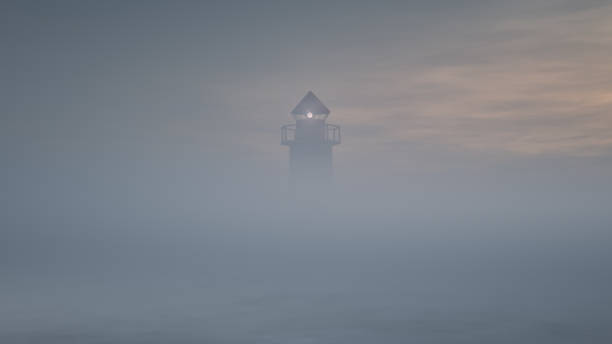
#> input picture 02-Contrast-Brightness/Data/lowcontrast2.jpg, 612 x 344 px, found by its file name
$ jupyter execute '02-Contrast_Enhancing EqualizeHist_RGB_Gray_images.ipynb'
#> lines starting #> are read from the running program, lines starting #| are printed output that depends on the picture
[cell 1]
import cv2
import numpy as np
import matplotlib.pyplot as plt

[cell 2]
low_contrast_img = cv2.imread("D:\Computer-Vision\Image\data\image\lowcontrast2.jpg")
#> low_contrast_img is the input picture: shape (344, 612, 3); mean B, G, R 136.7, 127.9, 121.9

RGB image.

[cell 3]
low_contrast_img_RGB = cv2.cvtColor(low_contrast_img,cv2.COLOR_BGR2RGB)

Gray image.

[cell 4]
low_contrast_img_Gray = cv2.cvtColor(low_contrast_img,cv2.COLOR_RGB2GRAY)

[cell 5]
plt.imshow(low_contrast_img_RGB)
plt.show()

[cell 6]
plt.imshow(low_contrast_img_Gray,cmap='gray')
plt.show()

Contrast enhancing by Histogram stertch on Gray image.

[cell 7]
plt.hist(low_contrast_img_Gray.reshape(-1),bins=100)
plt.show()
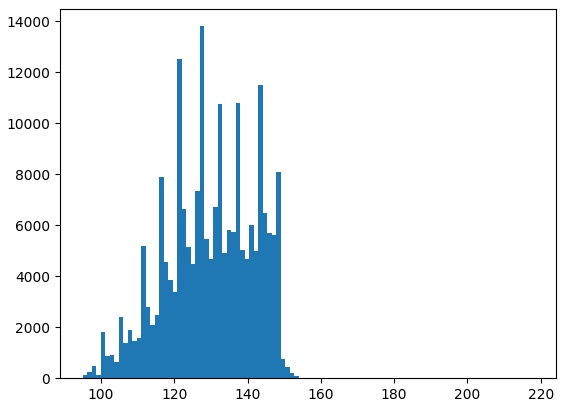
#> figure drawn by matplotlib, 1 panel; tallest bar 13800 high, from x = 127 to 128.2

[cell 8]
i_min = low_contrast_img_Gray.min()
#> i_min = 95
i_max = low_contrast_img_Gray.max()
#> i_max = 218

[cell 9]
i_min
#> Out = 95

[cell 10]
i_max
#> Out = 218

255 is a max that I picked.

[cell 11]
low_contrast_img_Gray_stretched = (low_contrast_img_Gray - i_min) / (i_max - i_min) * 255
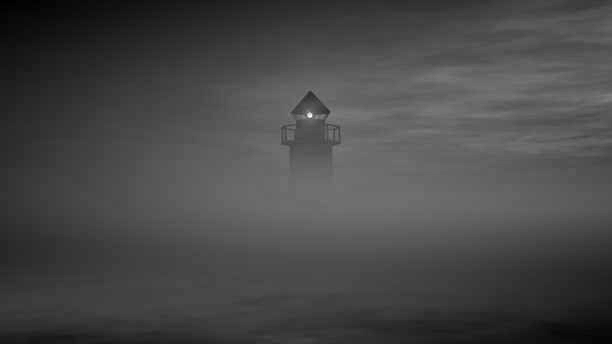
#> low_contrast_img_Gray_stretched: shape (344, 612) float64; min 0, max 255, mean 72.2

[cell 12]
low_contrast_img_Gray_stretched.dtype

Its can not be float. Its must be int. Then ...

[cell 13]
low_contrast_img_Gray_stretched = low_contrast_img_Gray_stretched.astype('uint8')

[cell 14]
low_contrast_img_Gray_stretched.dtype

[cell 15]
low_contrast_img_Gray.min()
#> Out = 95

[cell 16]
low_contrast_img_Gray.max()
#> Out = 218

[cell 17]
low_contrast_img_Gray_stretched.min()
#> Out = 0

[cell 18]
low_contrast_img_Gray_stretched.max()
#> Out = 255

Now we are going to show 2 images.

[cell 19]
plt.imshow(low_contrast_img_Gray,cmap='gray')
plt.show()

[cell 20]
plt.imshow(low_contrast_img_Gray_stretched,cmap='gray')
plt.show()

Not a acceptable work.

Applying the stertching on RGB channels.

[cell 21]
plt.hist(low_contrast_img_RGB.reshape(-1),bins=100)
plt.show()
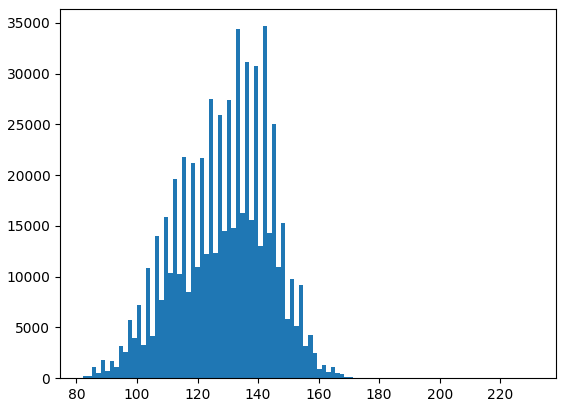
#> figure drawn by matplotlib, 1 panel; tallest bar 34675 high, from x = 141.6 to 143.1

[cell 22]
channel = cv2.split(low_contrast_img_RGB)
stretched_channels = []
for ch in channel:
    i_min = ch.min()
    i_max = ch.max()
    ch_stretched = ((ch - i_min) / (i_max - i_min) * 255).astype('uint8')
    stretched_channels.append(ch_stretched)
#> this loop made 3 passes
#> (i_min, i_max) on passes 1 to 3: (82, 231), (93, 215), (105, 218)
#> pass 1, `ch_stretched = ((ch - i_min) / (i_max - i_min) * 255).astype('uint8')`:
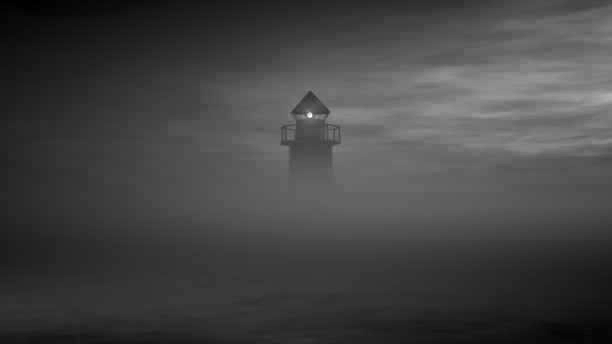
#> ch_stretched: shape (344, 612); min 0, max 255, mean 67.8
#> after the loop, stretched_channels = 3 items

rgb_img_stretched = cv2.merge(stretched_channels)
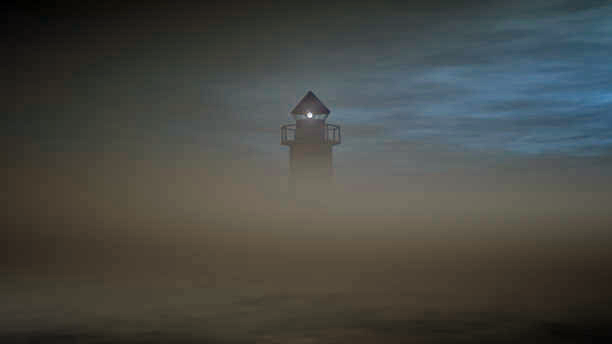
#> rgb_img_stretched: shape (344, 612, 3); mean of channels 0, 1, 2 67.8, 72.4, 71.1; drawn as B, G, R

[cell 23]
plt.imshow(low_contrast_img_RGB)
plt.show()

[cell 24]
plt.imshow(rgb_img_stretched)
plt.show()

Not the best but its better.

Sometimes it messes up the color combination.

Equalize Histogram

[cell 25]
plt.hist(low_contrast_img_Gray.reshape(-1),bins=100)
plt.show()

[cell 26]
plt.hist(cv2.equalizeHist(low_contrast_img_Gray).reshape(-1),bins=100)
plt.show()
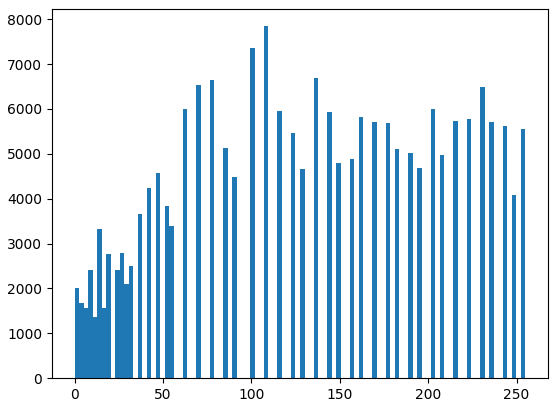
#> figure drawn by matplotlib, 1 panel; tallest bar 7843 high, from x = 107.1 to 109.6

Its trying to equalize and uniform the histogram.

It can support the outlier points like noises.

[cell 27]
low_contrast_img_Gray_equ = cv2.equalizeHist(low_contrast_img_Gray)
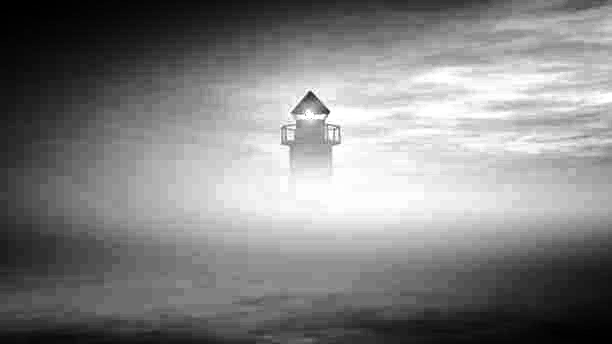
#> low_contrast_img_Gray_equ: shape (344, 612); min 0, max 255, mean 130.6

[cell 28]
plt.imshow(low_contrast_img_Gray,cmap='gray')
plt.show()

[cell 29]
plt.imshow(low_contrast_img_Gray_equ,cmap='gray')
plt.show()

It messes up the color combination.

Now appliying this for Color image.

[cell 30]
channel = cv2.split(low_contrast_img_RGB)
equalized_channels = []
for ch in channel:
    ch_equlized = cv2.equalizeHist(ch)
    equalized_channels.append(ch_equlized)
#> this loop made 3 passes
#> pass 1, `ch_equlized = cv2.equalizeHist(ch)`:
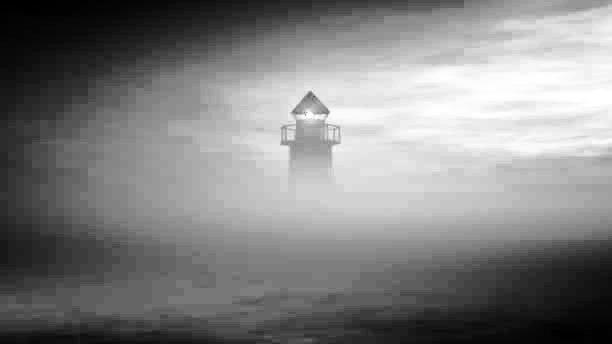
#> ch_equlized: shape (344, 612); min 0, max 255, mean 129.6
#> pass 3, `ch_equlized = cv2.equalizeHist(ch)`:
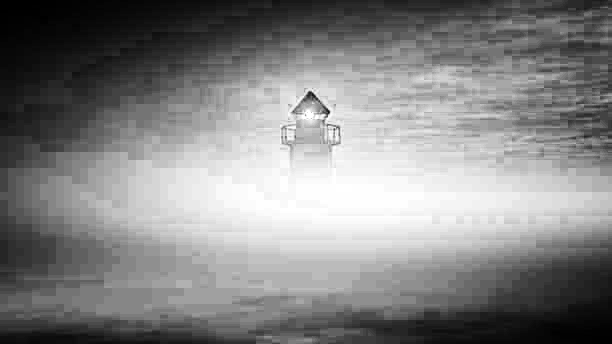
#> ch_equlized: shape (344, 612); min 0, max 255, mean 131
#> after the loop, equalized_channels = 3 items

rgb_img_equlized = cv2.merge(equalized_channels)
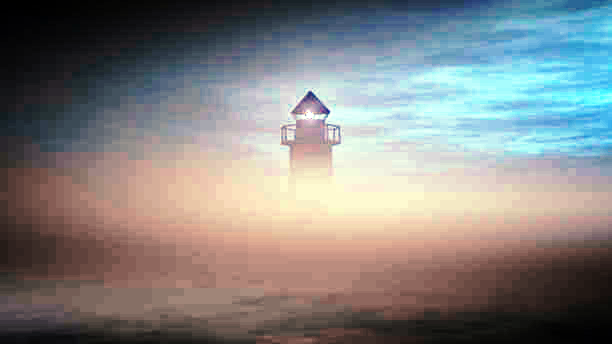
#> rgb_img_equlized: shape (344, 612, 3); mean of channels 0, 1, 2 129.6, 130.6, 131; drawn as B, G, R

$ run again, with 02-Contrast-Brightness/Data/lowcontrast3.jpg copied over 02-Contrast-Brightness/Data/lowcontrast2.jpg
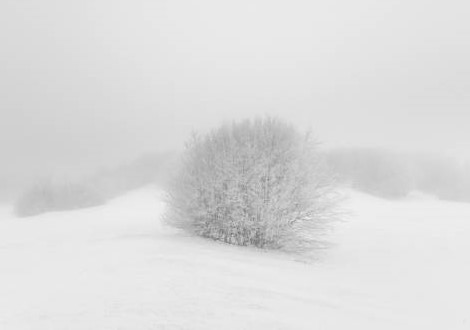
#> input picture 02-Contrast-Brightness/Data/lowcontrast3.jpg, 470 x 330 px, found by its file name
#> low_contrast_img is the input picture: shape (330, 470, 3); min 109, max 240, mean 220.4
#> `i_min = low_contrast_img_Gray.min()`: i_min = 109
#> `i_max = low_contrast_img_Gray.max()`: i_max = 240
#> `i_min`: Out = 109
#> `i_max`: Out = 240
#> `low_contrast_img_Gray.min()`: Out = 109
#> `low_contrast_img_Gray.max()`: Out = 240
#> `low_contrast_img_Gray_stretched.min()`: Out = 0
#> `low_contrast_img_Gray_stretched.max()`: Out = 255
#> `plt.show()`:
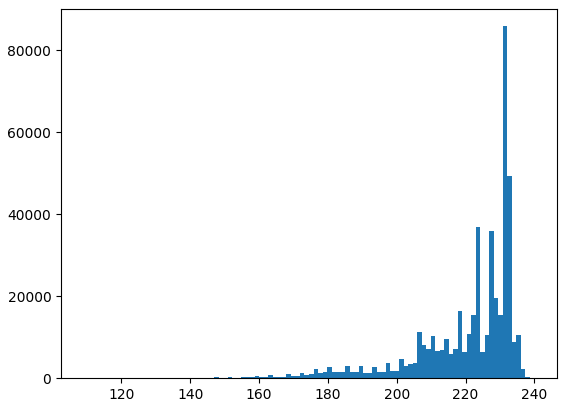
#> figure drawn by matplotlib, 1 panel; tallest bar 85860 high, from x = 230.8 to 232.1
#> the loop `for ch in channel:` made 3 passes
#> after the loop `for ch in channel:`: stretched_channels = 3 items
#> `low_contrast_img_Gray_equ = cv2.equalizeHist(low_contrast_img_Gray)`:
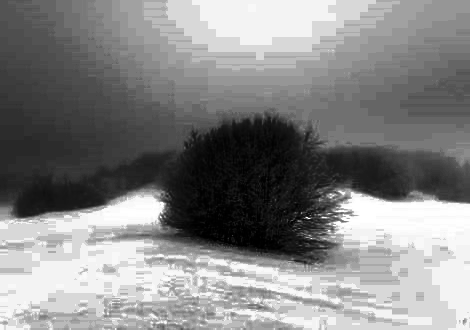
#> low_contrast_img_Gray_equ: shape (330, 470); min 0, max 255, mean 133.2

$ run again, with 02-Contrast-Brightness/Data/lowcontrast.jpg copied over 02-Contrast-Brightness/Data/lowcontrast2.jpg
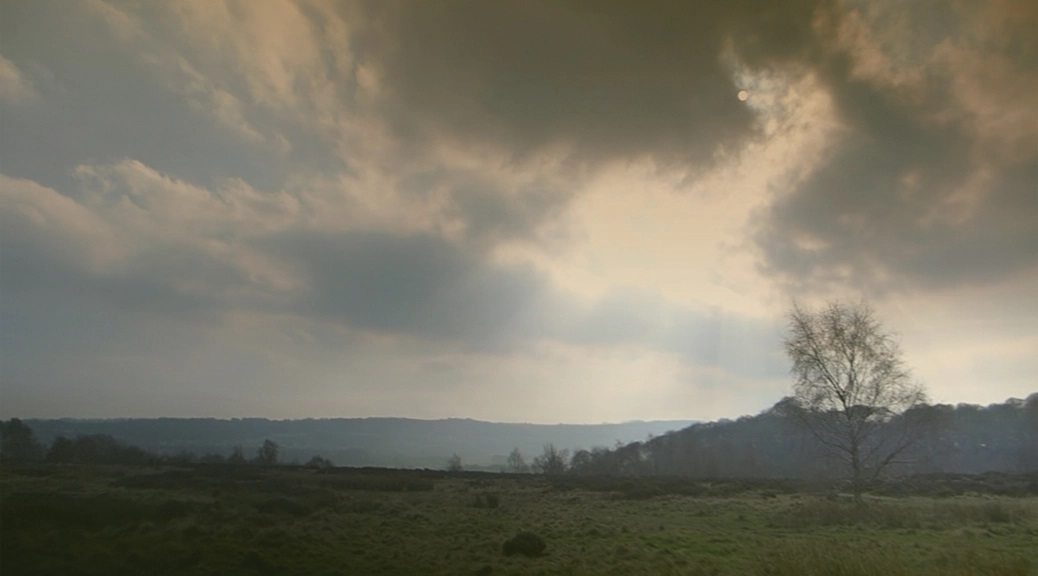
#> input picture 02-Contrast-Brightness/Data/lowcontrast.jpg, 1038 x 576 px, found by its file name
#> low_contrast_img is the input picture: shape (576, 1038, 3); mean B, G, R 101.8, 116.7, 120.7
#> `i_min = low_contrast_img_Gray.min()`: i_min = 23
#> `i_max = low_contrast_img_Gray.max()`: i_max = 223
#> `i_min`: Out = 23
#> `i_max`: Out = 223
#> `low_contrast_img_Gray.min()`: Out = 23
#> `low_contrast_img_Gray.max()`: Out = 223
#> `low_contrast_img_Gray_stretched.min()`: Out = 0
#> `low_contrast_img_Gray_stretched.max()`: Out = 255
#> the loop `for ch in channel:` made 3 passes
#> (i_min, i_max) on passes 1 to 3: (24, 234), (27, 227), (10, 212)
#> after the loop `for ch in channel:`: stretched_channels = 3 items
#> the loop `for ch in channel:` made 3 passes
#> `rgb_img_equlized = cv2.merge(equalized_channels)`:
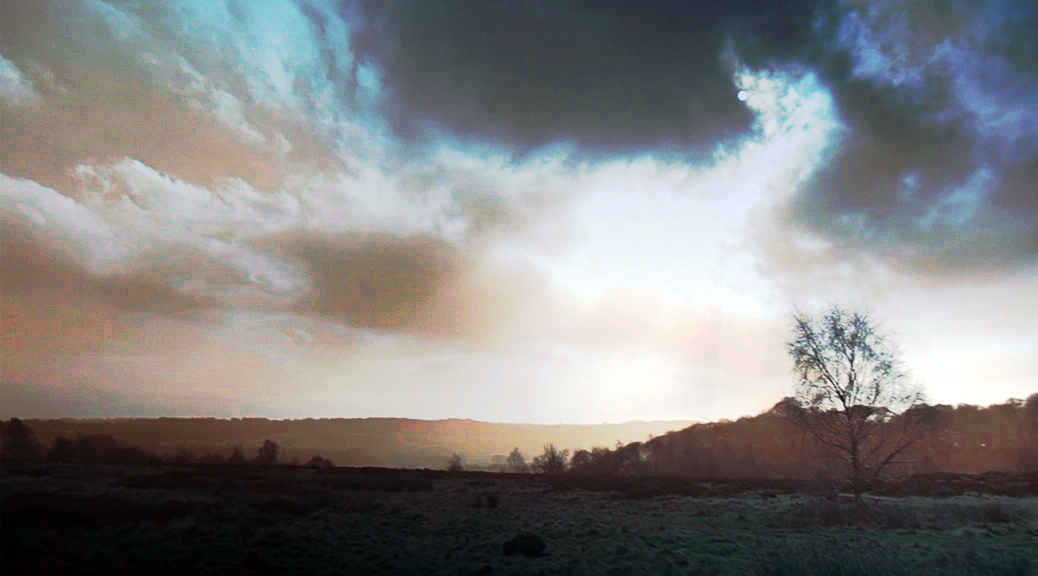
#> rgb_img_equlized: shape (576, 1038, 3); mean of channels 0, 1, 2 128.3, 128.5, 128.5; drawn as B, G, R
